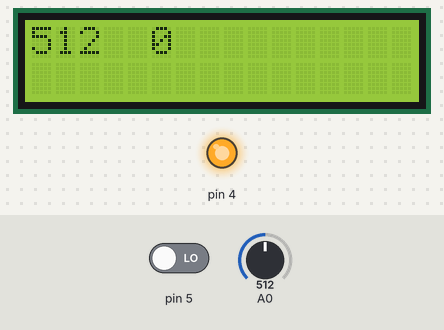
Bench run of a sketch on a simulated Arduino Uno, built with avr-gcc and run on an emulated ATmega328P. Parts: 16×2 character LCD, output pins drawn as LEDs (lit = HIGH). The inputs (shaded band) are chosen by the test bench; at power-on: A0 = 512, pin 5 LOW.

Above: at 1.2 s.
1.3 s: A0 set to 482
At 1.7 s:
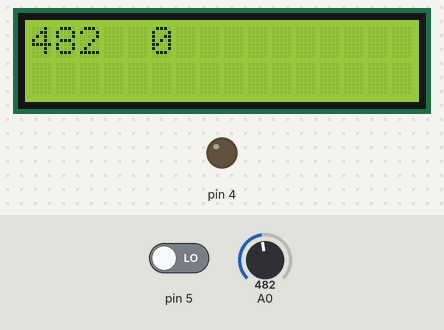
2.8 s: A0 set to 109
At 4.0 s:
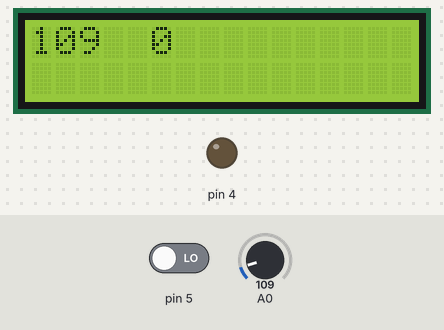
4.3 s: A0 set to 89
At 5.4 s:
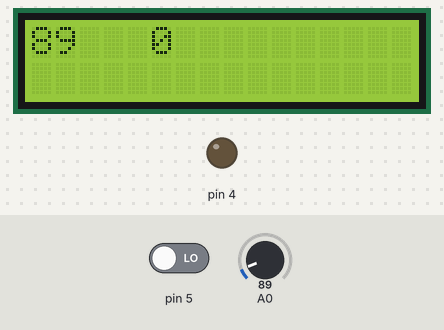
5.8 s: A0 set to 11
At 6.3 s:
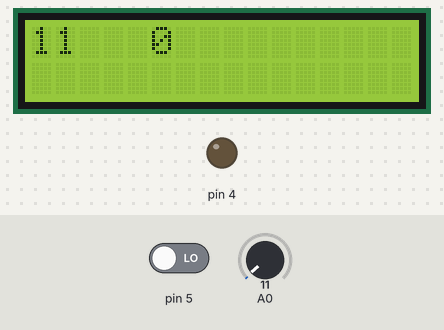
7.3 s: A0 set to 8
At 8.5 s:
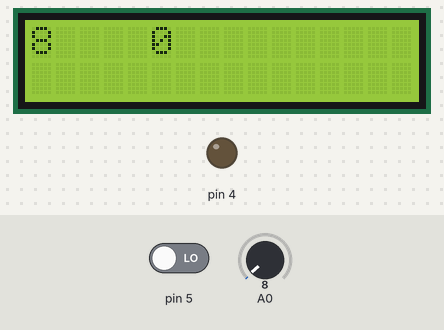
8.8 s: pin 5 driven HIGH
At 9.9 s:
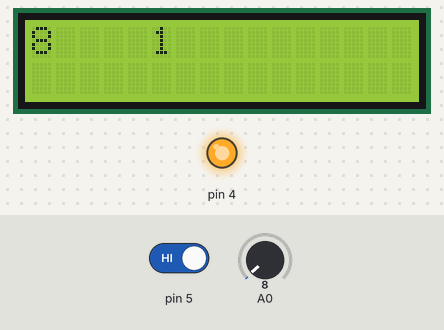
Timing chart, 0 to 11.3 s (numbered marks = the images above; inputs shaded):
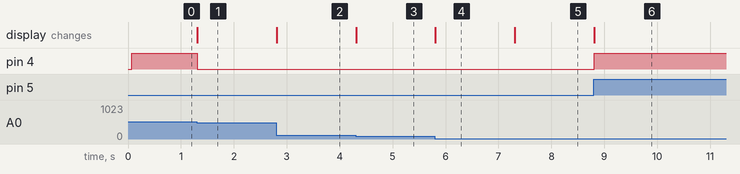

The sketch:

_Flame___Smoke_With_LCD_____Buzzer.ino
```cpp
#include <Wire.h>
#include <LiquidCrystal_I2C.h>
LiquidCrystal_I2C lcd(0x27, 16, 2);

void setup() {
lcd.init();
lcd.backlight();
pinMode(A0, INPUT);
pinMode(5, INPUT);
pinMode(4, OUTPUT);
Serial.begin(9600);}

void loop() {
  int gas = analogRead(A0);
  int flame = digitalRead(5);
  lcd.setCursor(0,0);
  lcd.println(gas);
  lcd.setCursor(5,0);
  lcd.print(flame);

  if (gas > 500 || flame == HIGH){
    digitalWrite(4, HIGH); }

  else { digitalWrite(4, LOW); }

}
```

Measured:
- the behaviour switches between 501 and 500 on A0 (found by bisection; images 0 and 1)
- the behaviour switches between 100 and 99 on A0 (found by bisection; images 2 and 3)
- the behaviour switches between 10 and 9 on A0 (found by bisection; images 4 and 5)
- after the input at 1.3 s, pin 4: HIGH → LOW at once; the display: changes at once (image 1)
- after the input at 2.8 s, the display: changes at once (image 2)
- after the input at 4.3 s, the display: changes at once (image 3)
- after the input at 5.8 s, the display: changes at once (image 4)
- after the input at 7.3 s, the display: changes at once (image 5)
- after the input at 8.8 s, pin 4: LOW → HIGH at once; the display: changes at once (image 6)
